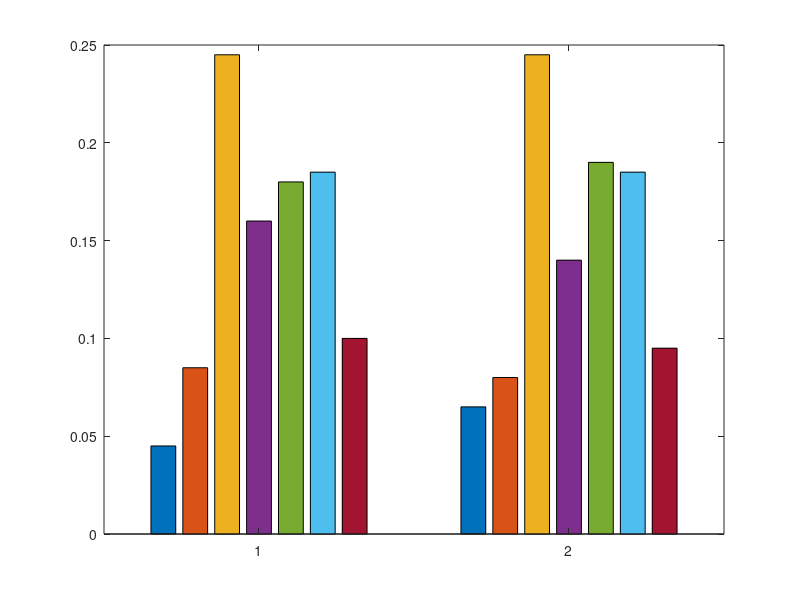

Write the MATLAB code that produced this figure.
close all;
Njogadas=200;
NMC =2; %Número de runs
Ndiscard=0;
Ncasas=7;
z = zeros(NMC,Ncasas); %número de estados do jogo, que indica o número de vezes que se caiu em cada casa
y = zeros(1,Njogadas); % dimensão igual ao número de jogadas em cada run de Monte Carlo, que indica as casas em que se caiu em cada jogada
Aluguer = [10,10,0,15,20,25,0,35];
estados = [2,3,4,5,6,3,1;3,4,5,6,3,7,2]; %representação da máquina de estados a posição estados(1,1) representa a casa onde se vai para caso estejamos na casa 1 e calhe cara
Lucro = zeros(NMC,Ncasas);

rand('state',0)
espera = 0;
hh = waitbar(espera,"Doing stuff");

for i=1:1:NMC
    x = 1; %variável escalar que indica o número do estado em que a marca do jogador está em cada instante;
    %z(i,x) = z(i,x)+1; %Começar no 1 conta para a freq? y(i,1) tem que ser 1?
    espera = espera + 1/NMC;
    waitbar(espera,hh,"Doing stuff");
    for k=1:1:Njogadas 
        avanca = randi([1 2]);
        x = estados(avanca,x);
        y(1,k) = x;
        if k > Ndiscard   
            z(i,x) = z(i,x)+1;
        end
    end 
    for k=1:1:Ncasas
        Lucro(i,k) = Aluguer(k) * z(i,k)/Njogadas;
    end 
end
zfreq = z / Njogadas;

%To do: fazer gráficos da resposta 1 a)


figure(1)
bar(zfreq)
%figure(2)
%bar(y)
close(hh)